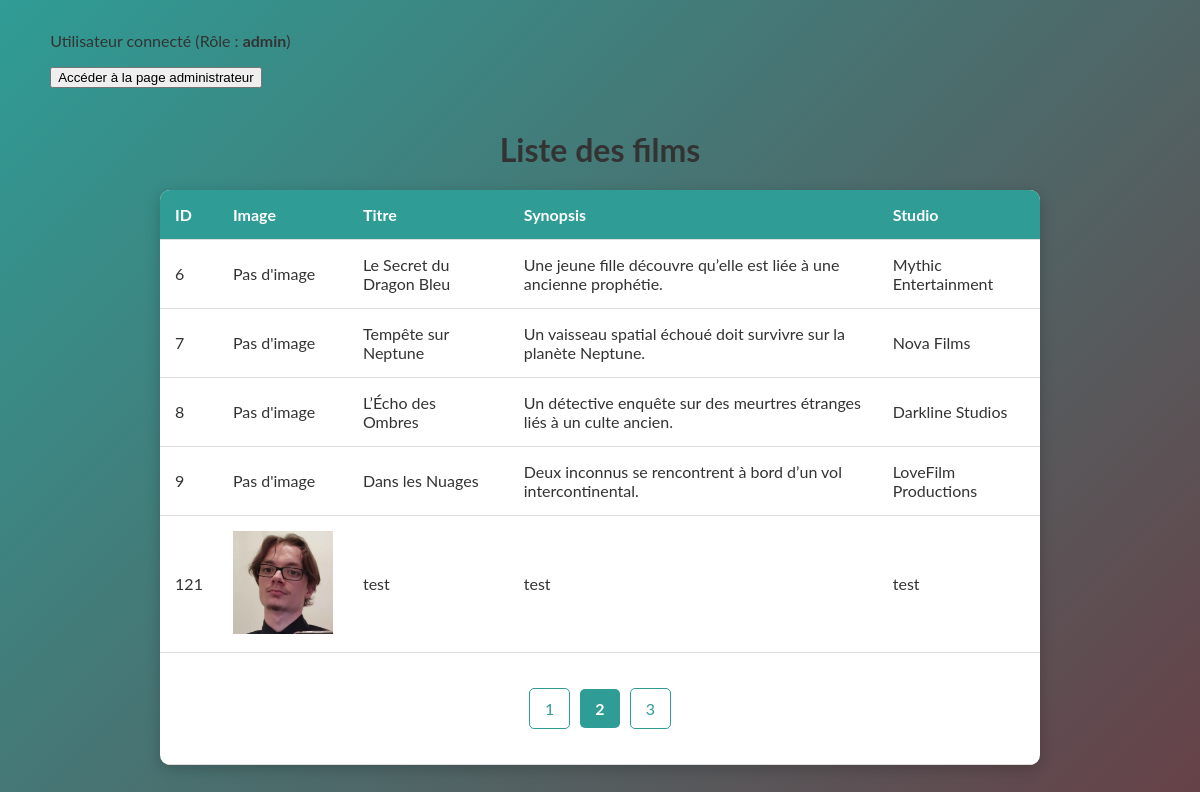
Screenshot of /www/pagination.php?page=2 (signed in) with the database file from the repository.
### tables this page shows
CREATE TABLE `film` (
  `id` int NOT NULL,
  `title` varchar(250) NOT NULL,
  `synopsis` varchar(150) NOT NULL,
  `studio` varchar(255) NOT NULL,
  `img` blob NOT NULL,
  `img_type` varchar(50) NOT NULL
);

### www/pagination.php (the view, shortened to what this page needs)
<?php
$pdo = connexion();
?>
<!DOCTYPE html>
<html>
    <head>
        <link href="./asset/pagination.css" rel="stylesheet">
    </head>
    <body>
        <div style="text-align: left;">
            <?php if ($_SESSION['role'] !== 'invite' && $_SESSION['role'] === 'admin'): ?>
                <p>Utilisateur connecté (Rôle : <strong><?php echo htmlspecialchars($_SESSION['role']); ?></strong>)</p>
            <?php else: ?>
                <p>Utilisateur non connecté</p>
            <?php endif; ?>
            <?php if ($_SESSION['role'] === 'admin'): ?>
                <button onclick="window.location.href='./admin/index_administrateur.php'" style="margin-bottom: 20px;">Accéder à la page administrateur</button>
            <?php endif; ?>
            <center>
            <h1>Liste des films</h1>
            <table>
                <?php
                $limit = 5;
                $request = 'SELECT COUNT(*) as total FROM film';
                $stmt = $pdo->prepare($request);
                $stmt->execute();
                $total = $stmt->fetch(PDO::FETCH_ASSOC)['total'];
                $totalPages = ceil($total / $limit);
                $page = isset($_GET['page']) ? (int)$_GET['page'] : 1;
                $offset = ($page - 1) * $limit;
                ?>
                <tr>
                    <th>ID</th>
                    <th>Image</th>
                    <th>Titre</th>
                    <th>Synopsis</th>
                    <th>Studio</th>
                </tr>
                <?php
                $request = 'SELECT * FROM film LIMIT :limit OFFSET :offset';
                $stmt = $pdo->prepare($request);
                $stmt->bindParam(':limit', $limit, PDO::PARAM_INT);
                $stmt->bindParam(':offset', $offset, PDO::PARAM_INT);
                $stmt->execute();
                while ($row = $stmt->fetch()) {
                    ?>
                    <tr>
                        <td><?php echo $row['id']; ?></td>
                        <td style="text-align: left;">
                            <?php if (!empty($row['img'])): ?>
                                <img src="./uploads/<?php echo htmlspecialchars($row['img']); ?>" alt="Image" style="width: 100px; height: auto;">
                            <?php else: ?>
                                Pas d'image
                            <?php endif; ?>
                        </td>
                        <td><?php echo $row['title']; ?></td>
                        <td><?php echo $row['synopsis']; ?></td>
                        <td><?php echo $row['studio']; ?></td>
                    </tr>
                    <?php
                }
                ?>
                <tr>
                    <td colspan="5">
                        <div class="pagination">
                            <?php
                            for ($i = 1; $i <= $totalPages; $i++) {
                                if ($i == $page) {
                                    echo '<strong>' . $i . '</strong>';
                                } else {
                                    echo '<a href="?page=' . $i . '">' . $i . '</a>';
                                }
                            }
                            ?>
                        </div>
                    </td>
                </tr>
            </table>
            </center>
        </div>
    </body>
</html>

### www/asset/pagination.css (style rules this page uses)
body { font-family: 'Lato', 'sans-serif'; background: linear-gradient(135deg, #2F9C95, #664147); margin: 0; padding: 0; color: #333; display: flex; justify-content: center; align-items: center; min-height: 100vh; }
table { width: 80%; border-collapse: collapse; margin: 20px auto; background: #fff; border-radius: 10px; overflow: hidden; box-shadow: 0 4px 15px rgba(0, 0, 0, 0.2); }
th, td { padding: 15px; text-align: left; border-bottom: 1px solid #ddd; }
th { background: #2F9C95; color: #fff; font-weight: bold; }
.pagination { text-align: center; margin: 20px 0; }
.pagination a { display: inline-block; margin: 0 5px; padding: 10px 15px; text-decoration: none; color: #2F9C95; border: 1px solid #2F9C95; border-radius: 5px; transition: background 0.3s, color 0.3s; }
.pagination strong { display: inline-block; margin: 0 5px; padding: 10px 15px; background: #2F9C95; color: #fff; border-radius: 5px; }

### rows the page displays
film: id "6", img "Pas d'image", title "Le Secret du Dragon Bleu", synopsis "Une jeune fille découvre qu’elle est liée à une ancienne prophétie.", studio "Mythic Entertainment"
film: id "7", img "Pas d'image", title "Tempête sur Neptune", synopsis "Un vaisseau spatial échoué doit survivre sur la planète Neptune.", studio "Nova Films"
film: id "8", img "Pas d'image", title "L’Écho des Ombres", synopsis "Un détective enquête sur des meurtres étranges liés à un culte ancien.", studio "Darkline Studios"
film: id "9", img "Pas d'image", title "Dans les Nuages", synopsis "Deux inconnus se rencontrent à bord d’un vol intercontinental.", studio "LoveFilm Productions"
film: id "121", img (picture), title "test", synopsis "test", studio "test"

### other values shown
$_SESSION['role'] "admin"
